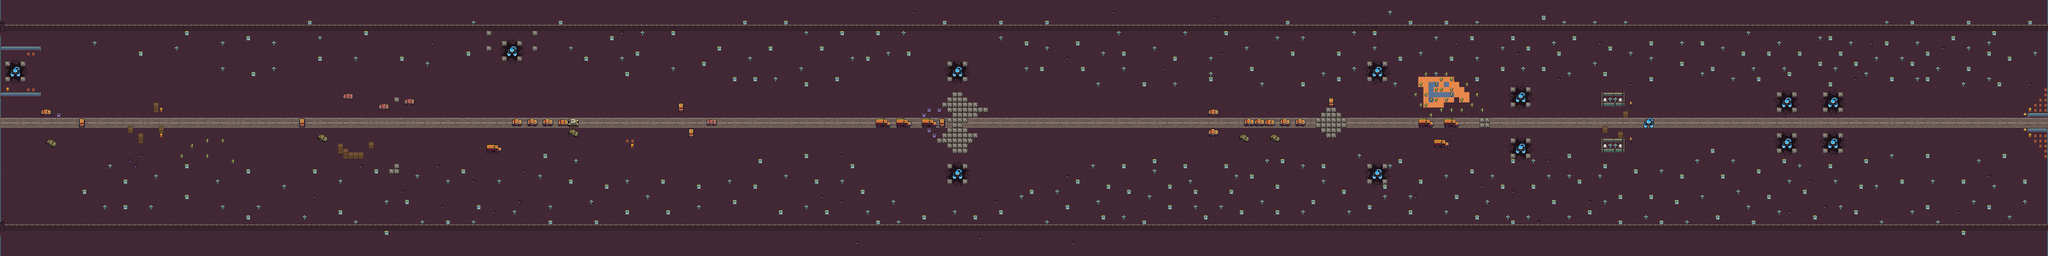

This is a level from a 2D game, rendered from its Tiled map with the project's own tilesets. A one-line summary and the map file follow, with tile-layer data summarised:
An orthogonal 400x50 tile map with 16x16 px tiles, 3 tile layers (Tile Layer 1, Tile Layer 2, Tile Layer 3), 2 tilesets.

<map version="1.0" tiledversion="1.0.3" orientation="orthogonal" renderorder="left-down" width="400" height="50" tilewidth="16" tileheight="16" nextobjectid="4">
 <tileset firstgid="1" source="DungeonTileset.tsx" />
 <tileset firstgid="257" source="ApocalypseTileset.tsx" />
 <layer name="Tile Layer 1" width="400" height="50">
  <data>[20000 cells, 20000 non-empty, 5 distinct tile ids]</data>
 </layer>
 <layer name="Tile Layer 2" width="400" height="50">
  <data>[20000 cells, 1665 non-empty, 74 distinct tile ids]</data>
 </layer>
 <layer name="Tile Layer 3" width="400" height="50">
  <data>[20000 cells, 2105 non-empty, 94 distinct tile ids]</data>
 </layer>
</map>
